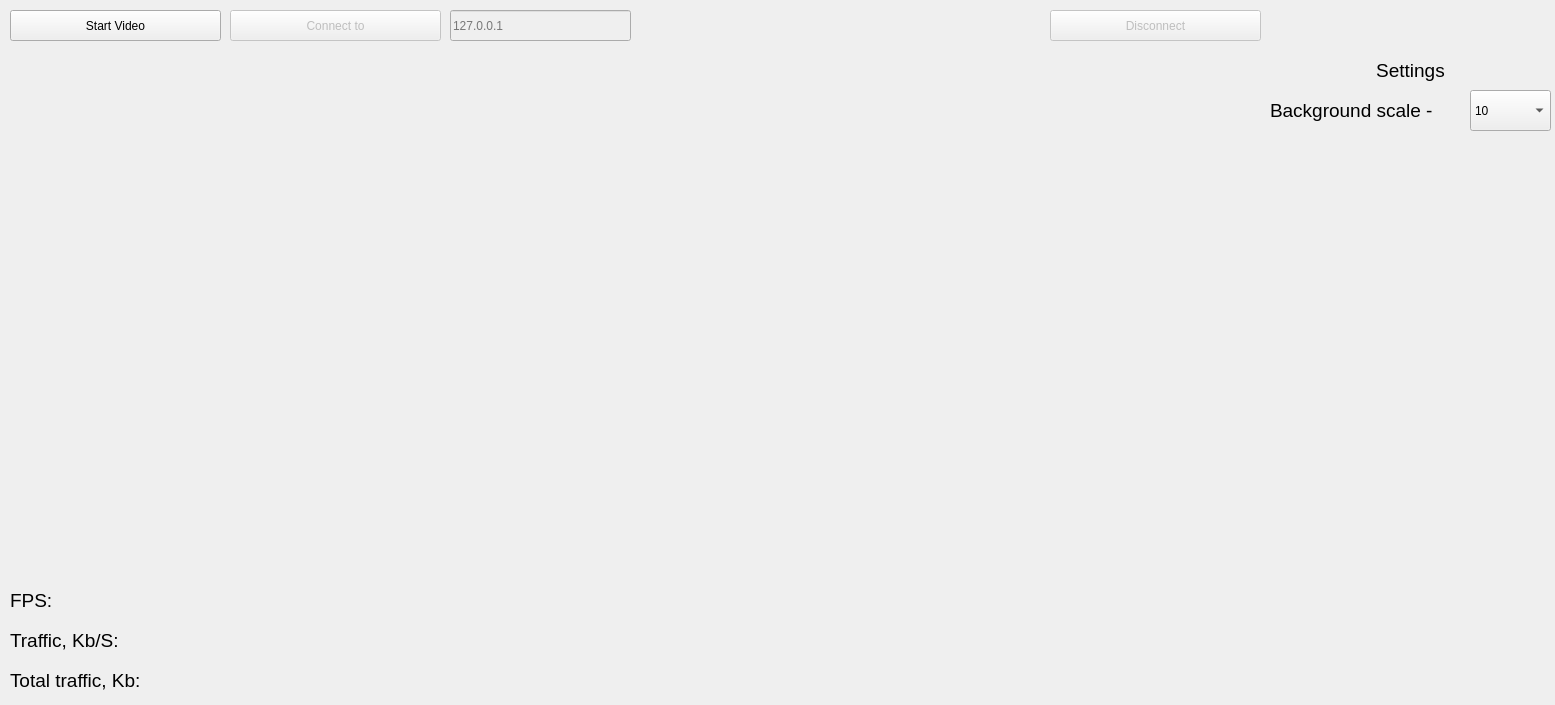
<?xml version="1.0" encoding="UTF-8"?>
<ui version="4.0">
 <class>MainWindow</class>
 <widget class="QMainWindow" name="MainWindow">
  <property name="geometry">
   <rect>
    <x>0</x>
    <y>0</y>
    <width>1555</width>
    <height>705</height>
   </rect>
  </property>
  <property name="sizePolicy">
   <sizepolicy hsizetype="Ignored" vsizetype="Ignored">
    <horstretch>0</horstretch>
    <verstretch>0</verstretch>
   </sizepolicy>
  </property>
  <property name="windowTitle">
   <string/>
  </property>
  <widget class="QWidget" name="centralwidget">
   <widget class="QPushButton" name="pushButtonLocalCamera">
    <property name="geometry">
     <rect>
      <x>10</x>
      <y>10</y>
      <width>211</width>
      <height>31</height>
     </rect>
    </property>
    <property name="text">
     <string>Start Video</string>
    </property>
   </widget>
   <widget class="QPushButton" name="pushButtonConnect">
    <property name="enabled">
     <bool>false</bool>
    </property>
    <property name="geometry">
     <rect>
      <x>230</x>
      <y>10</y>
      <width>211</width>
      <height>31</height>
     </rect>
    </property>
    <property name="text">
     <string>Connect to</string>
    </property>
   </widget>
   <widget class="QWidget" name="gridLayoutWidget">
    <property name="geometry">
     <rect>
      <x>10</x>
      <y>50</y>
      <width>1251</width>
      <height>531</height>
     </rect>
    </property>
    <layout class="QGridLayout" name="gridLayoutConference">
     <property name="horizontalSpacing">
      <number>2</number>
     </property>
     <property name="verticalSpacing">
      <number>1</number>
     </property>
    </layout>
   </widget>
   <widget class="QLineEdit" name="lineEditConnectionIP">
    <property name="enabled">
     <bool>false</bool>
    </property>
    <property name="geometry">
     <rect>
      <x>450</x>
      <y>10</y>
      <width>181</width>
      <height>31</height>
     </rect>
    </property>
    <property name="placeholderText">
     <string>127.0.0.1</string>
    </property>
   </widget>
   <widget class="QPushButton" name="pushButtonDisconnect">
    <property name="enabled">
     <bool>false</bool>
    </property>
    <property name="geometry">
     <rect>
      <x>1050</x>
      <y>10</y>
      <width>211</width>
      <height>31</height>
     </rect>
    </property>
    <property name="text">
     <string>Disconnect</string>
    </property>
   </widget>
   <widget class="QLabel" name="labelFpsTitle">
    <property name="geometry">
     <rect>
      <x>10</x>
      <y>580</y>
      <width>51</width>
      <height>41</height>
     </rect>
    </property>
    <property name="font">
     <font>
      <pointsize>14</pointsize>
     </font>
    </property>
    <property name="text">
     <string>FPS:</string>
    </property>
   </widget>
   <widget class="QLabel" name="labelFpsValue">
    <property name="geometry">
     <rect>
      <x>60</x>
      <y>580</y>
      <width>1491</width>
      <height>41</height>
     </rect>
    </property>
    <property name="font">
     <font>
      <pointsize>14</pointsize>
     </font>
    </property>
    <property name="text">
     <string/>
    </property>
   </widget>
   <widget class="QLabel" name="labelTrafficValue">
    <property name="geometry">
     <rect>
      <x>150</x>
      <y>620</y>
      <width>1401</width>
      <height>41</height>
     </rect>
    </property>
    <property name="font">
     <font>
      <pointsize>14</pointsize>
     </font>
    </property>
    <property name="text">
     <string/>
    </property>
   </widget>
   <widget class="QLabel" name="labelTrafficTitle">
    <property name="geometry">
     <rect>
      <x>10</x>
      <y>620</y>
      <width>141</width>
      <height>41</height>
     </rect>
    </property>
    <property name="font">
     <font>
      <pointsize>14</pointsize>
     </font>
    </property>
    <property name="text">
     <string>Traffic, Kb/S:</string>
    </property>
   </widget>
   <widget class="QLabel" name="labelTotalTrafficTitle">
    <property name="geometry">
     <rect>
      <x>10</x>
      <y>660</y>
      <width>171</width>
      <height>41</height>
     </rect>
    </property>
    <property name="font">
     <font>
      <pointsize>14</pointsize>
     </font>
    </property>
    <property name="text">
     <string>Total traffic, Kb:</string>
    </property>
   </widget>
   <widget class="QLabel" name="labelTotalTrafficValue">
    <property name="geometry">
     <rect>
      <x>180</x>
      <y>660</y>
      <width>1371</width>
      <height>41</height>
     </rect>
    </property>
    <property name="font">
     <font>
      <pointsize>14</pointsize>
     </font>
    </property>
    <property name="text">
     <string/>
    </property>
   </widget>
   <widget class="QLabel" name="labelBGScale">
    <property name="geometry">
     <rect>
      <x>1270</x>
      <y>90</y>
      <width>201</width>
      <height>41</height>
     </rect>
    </property>
    <property name="font">
     <font>
      <pointsize>14</pointsize>
     </font>
    </property>
    <property name="text">
     <string>Background scale - </string>
    </property>
   </widget>
   <widget class="QComboBox" name="comboBox">
    <property name="geometry">
     <rect>
      <x>1470</x>
      <y>90</y>
      <width>81</width>
      <height>41</height>
     </rect>
    </property>
    <property name="currentText">
     <string>10</string>
    </property>
    <property name="insertPolicy">
     <enum>QComboBox::NoInsert</enum>
    </property>
    <item>
     <property name="text">
      <string>10</string>
     </property>
    </item>
    <item>
     <property name="text">
      <string>5</string>
     </property>
    </item>
    <item>
     <property name="text">
      <string>4</string>
     </property>
    </item>
    <item>
     <property name="text">
      <string>2</string>
     </property>
    </item>
    <item>
     <property name="text">
      <string>1</string>
     </property>
    </item>
   </widget>
   <widget class="QLabel" name="labelSettings">
    <property name="geometry">
     <rect>
      <x>1270</x>
      <y>50</y>
      <width>281</width>
      <height>41</height>
     </rect>
    </property>
    <property name="font">
     <font>
      <pointsize>14</pointsize>
     </font>
    </property>
    <property name="text">
     <string>Settings</string>
    </property>
    <property name="alignment">
     <set>Qt::AlignCenter</set>
    </property>
   </widget>
  </widget>
 </widget>
 <resources/>
 <connections/>
</ui>
